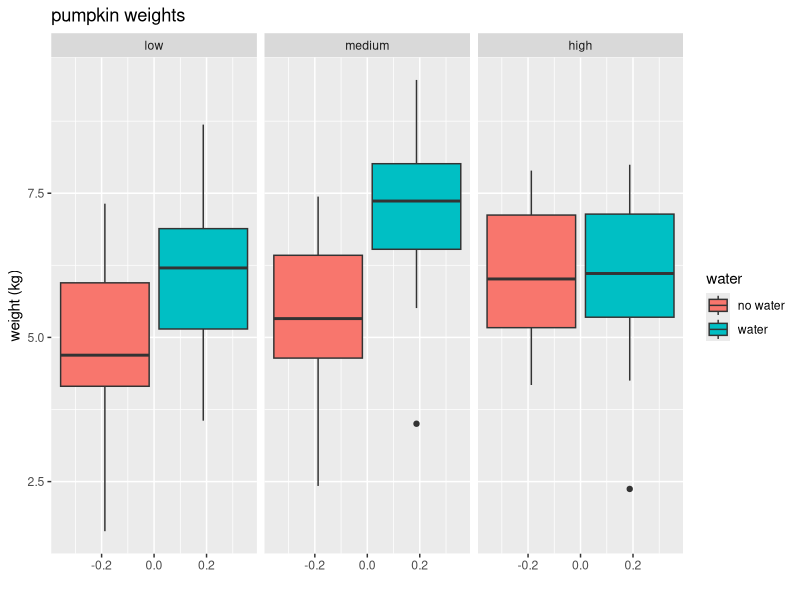

The R source for this figure:
## ---- chunk 1
fig.dim <- 4
knitr::opts_chunk$set(fig.width=2*fig.dim,
                      fig.height=fig.dim,
                      fig.align='center')
set.seed(23)
library(matrixStats)
library(tidyverse)
## ---- chunk 2
pumpkins <- expand.grid(
          fertilizer=c("low", "medium", "high"),
          water=c("no water", "water"),
          plot=1:4,
          plant=1:5,
          weight=NA)
head(pumpkins)
## ---- chunk 3
# true parameters
params <- list(
    mu = 5, # kg
    alpha = c("low" = 0,
              "medium" = +0.5,
              "high" = +1
    ),
    beta = c("no water" = 0,
             "water" = +1
    ),
    gamma = c("high,water" = -1),
    sigma = 1.5
)
## ---- chunk 4
pumpkins$mean_weight <- NA
for (j in 1:nrow(pumpkins)) {
    f <- as.character(pumpkins$fertilizer[j])
    w <- as.character(pumpkins$water[j])
    fw <- paste(f, w, sep=",")
    if (fw %in% names(params$gamma)) {
        gamma <- params$gamma[fw]
    } else {
        gamma <- 0
    }
    pumpkins$mean_weight[j] <- (
        params$mu
        + params$alpha[f]
        + params$beta[w]
        + gamma
    )
}
## ---- chunk 5
inter_name <- paste(pumpkins$fertilizer, pumpkins$water, sep=",")
gamma <- ifelse(
        inter_name %in% names(params$gamma),
        params$gamma[inter_name],
        0
)
pumpkins$mean_weight <- (
    params$mu
    + params$alpha[as.character(pumpkins$fertilizer)]
    + params$beta[as.character(pumpkins$water)]
    + gamma
)
## ---- chunk 6
pumpkins$weight <- rnorm(
    nrow(pumpkins),
    mean=pumpkins$mean_weight,
    sd=params$sigma
)
## ---- chunk 7
ggplot(pumpkins) + geom_boxplot(aes(y=weight, fill=water)) +
    labs(x="", y="weight (kg)", title="pumpkin weights") +
    facet_wrap(~ fertilizer)
## ---- chunk 8
# write.table(pumpkins, file="data/pumpkins.tsv")
#     
# ggplot(pumpkins) + geom_boxplot(aes(x=fertilizer, fill=water, y=weight))
## ---- chunk 9
# for when the sim code above is deleted
pumpkins <- read.table("data/pumpkins.tsv", header=TRUE)
## ---- chunk 10
summary(lm(weight ~ fertilizer + water, data=pumpkins))
## ---- chunk 11
summary(aov(weight ~ fertilizer + water, data=pumpkins))
## ---- chunk 12
anova(lm(weight ~ fertilizer + water, data=pumpkins))
## ---- chunk 13
TukeyHSD(aov(weight ~ fertilizer + water, data=pumpkins))
## ---- chunk 14
summary(aov(weight ~ fertilizer * water, data=pumpkins))
## ---- chunk 15
summary(lm(weight ~ fertilizer * water, data=pumpkins))
## ---- chunk 16
anova(lm(weight ~ fertilizer * water, data=pumpkins))
## ---- chunk 17
anova(
      lm(weight ~ water, data=pumpkins),
      lm(weight ~ fertilizer + water, data=pumpkins),
      lm(weight ~ fertilizer * water, data=pumpkins)
)
